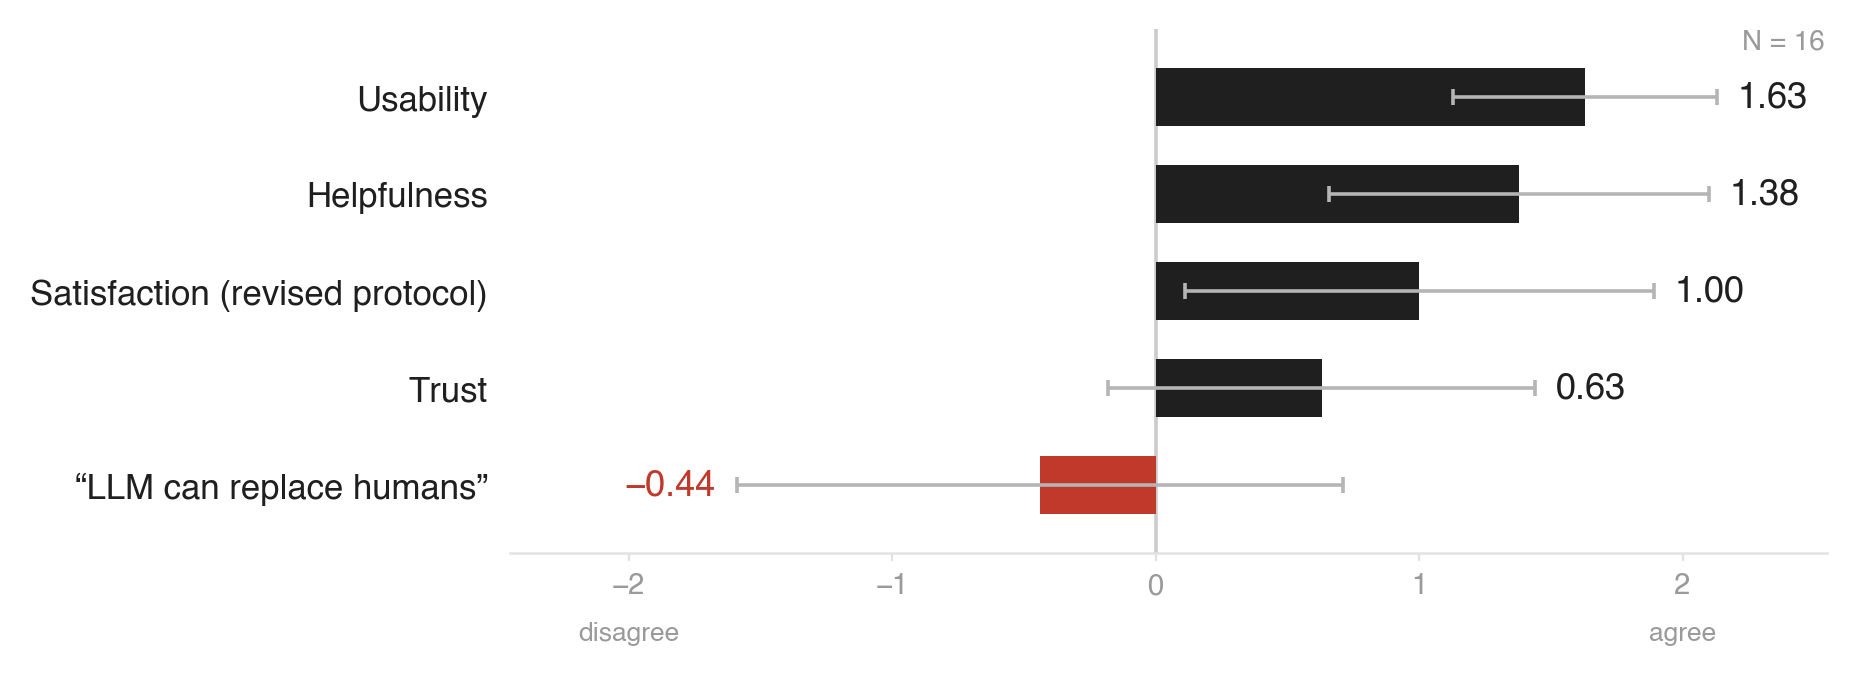

Generate this figure with Python:
#!/usr/bin/env python3
"""Diverging Likert bar chart of post-study ratings (N=16 UX researchers).

Polished monochrome + single red-accent chart for a Metropolis/moloch beamer
slide (Helvetica typography to match the deck's tgheros). Outputs a vector PDF
for the slide and a PNG for visual checking.
"""

import matplotlib

matplotlib.use("Agg")
import matplotlib.pyplot as plt
from matplotlib import font_manager

# --------------------------------------------------------------------------- #
#  SHARED STYLE  (kept identical across both deck figures)                     #
# --------------------------------------------------------------------------- #
def apply_style():
    """Register Helvetica from the macOS system and set a clean rcParams base.

    Returns the resolved font family name so callers can confirm it loaded a
    /System path rather than the DejaVu fallback.
    """
    family = "Helvetica"
    for path in (
        "/System/Library/Fonts/Helvetica.ttc",
        "/System/Library/Fonts/HelveticaNeue.ttc",
    ):
        try:
            font_manager.fontManager.addfont(path)
            family = "Helvetica" if path.endswith("Helvetica.ttc") else "Helvetica Neue"
            break
        except Exception:
            continue
    resolved = font_manager.findfont(family, fallback_to_default=False)
    if "/System/Library" not in resolved:
        # Helvetica truly unavailable; fall back to Helvetica Neue explicitly.
        font_manager.fontManager.addfont("/System/Library/Fonts/HelveticaNeue.ttc")
        family = "Helvetica Neue"
        resolved = font_manager.findfont(family, fallback_to_default=False)

    plt.rcParams.update(
        {
            "font.family": family,
            "svg.fonttype": "none",
            "pdf.fonttype": 42,
            "axes.unicode_minus": True,
            "figure.facecolor": "white",
            "axes.facecolor": "white",
        }
    )
    return family, resolved


STYLE = {
    "bar": "#1F1F1F",        # refined near-black
    "red": "#C0392B",        # single accent
    "err": "#B5B5B5",        # elegant error bars
    "zero": "#CBCBCB",       # zero reference line
    "tick": "#9A9A9A",       # light axis ticks
    "ytick": "#1F1F1F",      # category labels
    "hint": "#9A9A9A",       # disagree/agree + N hints
    "label_pt": 13,          # value labels
    "ytick_pt": 12.5,        # category labels
    "bar_h": 0.6,            # ~0.6 of category step
}

# "semibold" isn't a named weight in every matplotlib build; 600 is the numeric
# equivalent and renders the Helvetica semibold-ish weight reliably.
SEMIBOLD = 600


def fmt(v):
    """Format a value with a real Unicode minus sign (U+2212) for negatives."""
    return f"{v:.2f}".replace("-", "−")


# --------------------------------------------------------------------------- #
#  DATA                                                                        #
# --------------------------------------------------------------------------- #
# Items in DESCENDING mean (top -> bottom). barh draws the first list entry at
# the bottom, so we reverse for plotting.
items = [
    ("Usability", 1.63, 0.50),
    ("Helpfulness", 1.38, 0.72),
    ("Satisfaction (revised protocol)", 1.00, 0.89),
    ("Trust", 0.63, 0.81),
    ('“LLM can replace humans”', -0.44, 1.15),
]

labels = [it[0] for it in items][::-1]
means = [it[1] for it in items][::-1]
sds = [it[2] for it in items][::-1]


def main():
    family, resolved = apply_style()
    print("font family:", family)
    print("findfont:", resolved)

    bar_colors = [STYLE["red"] if m < 0 else STYLE["bar"] for m in means]
    y = list(range(len(labels)))

    fig, ax = plt.subplots(figsize=(8.5, 3.4), dpi=200)

    # Zero reference line (behind bars).
    ax.axvline(0, color=STYLE["zero"], lw=1.3, zorder=1)

    # Bars.
    ax.barh(y, means, height=STYLE["bar_h"], color=bar_colors,
            linewidth=0, zorder=3)

    # Elegant +/- SD error bars (above bars).
    ax.errorbar(means, y, xerr=sds, fmt="none", ecolor=STYLE["err"],
                elinewidth=1.3, capsize=3, capthick=1.3, zorder=5)

    # Value labels just outside each bar tip (color matches the bar).
    pad = 0.08
    for yi, m in zip(y, means):
        if m >= 0:
            x = m + sds[yi] + pad
            ha, col = "left", STYLE["bar"]
        else:
            x = m - sds[yi] - pad
            ha, col = "right", STYLE["red"]
        ax.text(x, yi, fmt(m), va="center", ha=ha,
                fontsize=STYLE["label_pt"], fontweight=SEMIBOLD, color=col)

    # Axis extents & ticks.
    ax.set_xlim(-2.45, 2.55)
    ax.set_xticks([-2, -1, 0, 1, 2])
    ax.set_xticklabels(["−2", "−1", "0", "1", "2"],
                       fontsize=10.5, color=STYLE["tick"])
    ax.set_ylim(-0.7, len(labels) - 0.3)
    ax.set_yticks(y)
    ax.set_yticklabels(labels, fontsize=STYLE["ytick_pt"], color=STYLE["ytick"])

    # Subtle disagree / agree hints under the scale ends (italic, light grey),
    # placed below the tick numbers in axes coords so they never collide.
    ax.text(-2, -0.13, "disagree", transform=ax.get_xaxis_transform(),
            ha="center", va="top", fontsize=9.5, style="italic",
            color=STYLE["hint"])
    ax.text(2, -0.13, "agree", transform=ax.get_xaxis_transform(),
            ha="center", va="top", fontsize=9.5, style="italic",
            color=STYLE["hint"])

    # Unobtrusive N in the upper-right.
    ax.text(0.998, 1.0, "N = 16", transform=ax.transAxes, ha="right",
            va="top", fontsize=10, color=STYLE["hint"])

    # Spines: hide top/right/left; keep a very light bottom axis.
    for side in ("top", "right", "left"):
        ax.spines[side].set_visible(False)
    ax.spines["bottom"].set_color("#E2E2E2")
    ax.spines["bottom"].set_linewidth(0.9)
    ax.tick_params(axis="x", length=3, color="#E2E2E2", pad=4)
    ax.tick_params(axis="y", length=0, pad=8)

    out_pdf = "figures/uxagent/post_study_ratings.pdf"
    out_png = "figures/uxagent/post_study_ratings.png"
    fig.savefig(out_pdf, bbox_inches="tight", pad_inches=0.15, facecolor="white")
    fig.savefig(out_png, bbox_inches="tight", pad_inches=0.15, facecolor="white",
                dpi=200)
    print("wrote", out_pdf)
    print("wrote", out_png)


if __name__ == "__main__":
    main()
